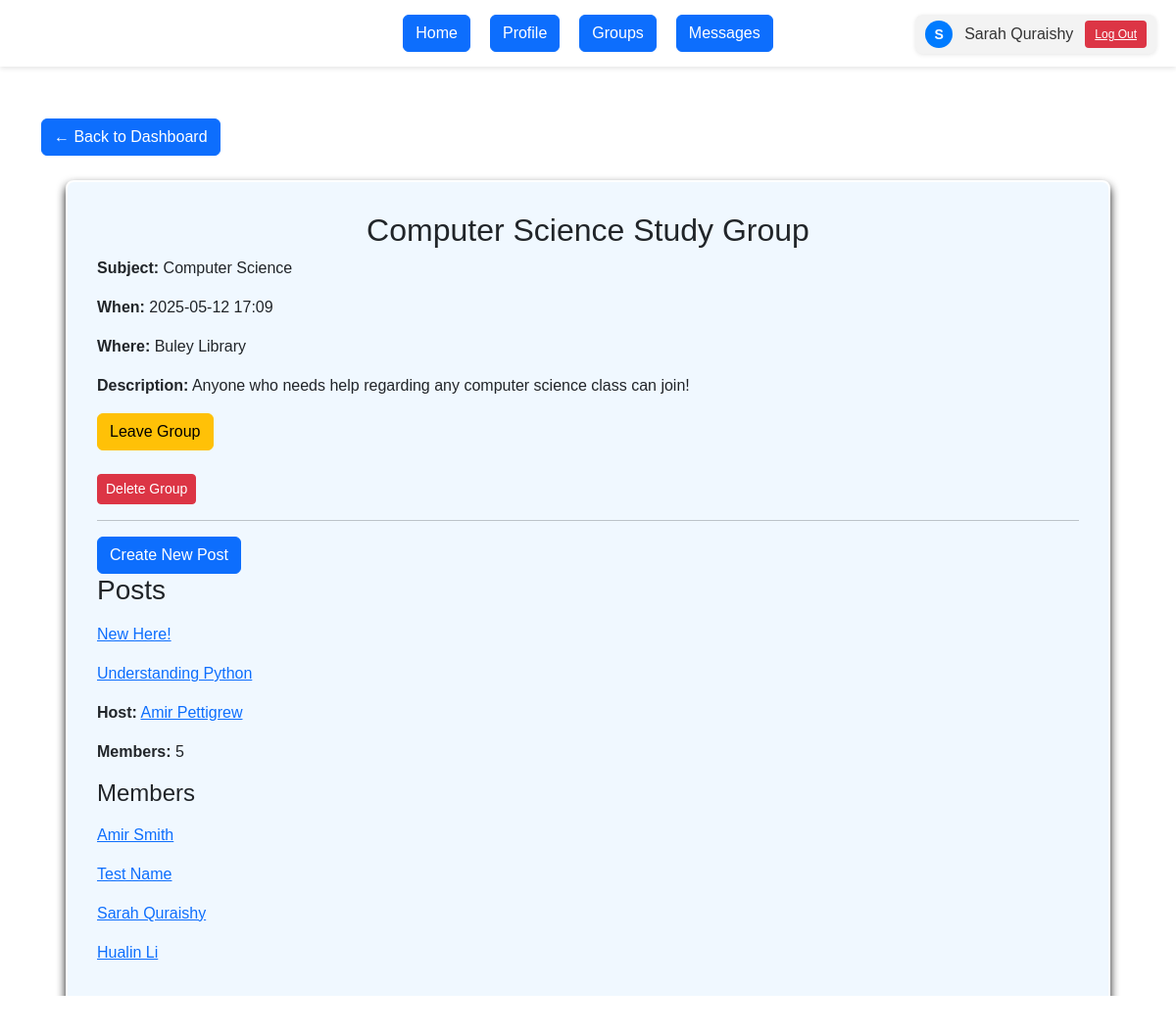
/groups/2 (signed in), run on the app's committed database.
### app/models/models.py (models this page shows)
class User(UserMixin, db.Model):
    __tablename__ = 'users'
    id = db.Column(db.Integer, primary_key=True)
    southern_email = db.Column(db.String(120), unique=True, nullable=False)
    name = db.Column(db.String(100), nullable=False)
    password_hash = db.Column(db.String(128), nullable=False)
    created_at = db.Column(db.DateTime, default=datetime.utcnow)
    groups = db.relationship('StudyGroup', backref='creator', lazy=True)
    memberships = db.relationship('Membership', backref='user', lazy=True)
    forums = db.relationship('Forum', backref='forum_creator', lazy=True)
    sent_messages = db.relationship('Message', foreign_keys='Message.sender_id', backref='sender', lazy=True)
    received_messages = db.relationship('Message', foreign_keys='Message.receiver_id', backref='receiver', lazy=True)
    thread_posts = db.relationship('ThreadMessage', foreign_keys='ThreadMessage.author_id', backref='author', lazy=True)

class StudyGroup(db.Model):
    __tablename__ = 'study_groups'
    id = db.Column(db.Integer, primary_key=True)
    subject = db.Column(db.String(50), nullable=False)
    meet_time = db.Column(db.DateTime, nullable=False)
    name = db.Column(db.String(100), nullable=False)
    description = db.Column(db.Text)
    location = db.Column(db.String(200), nullable=False)
    created_by_id = db.Column(db.Integer, db.ForeignKey('users.id'), nullable=False)
    created_at = db.Column(db.DateTime, default=datetime.utcnow)
    forums = db.relationship('Forum', backref='study_group', lazy=True, cascade='all, delete-orphan')
    memberships = db.relationship('Membership', backref='study_group', lazy=True, cascade='all, delete-orphan')

class Forum(db.Model):
    __tablename__ = 'forums'
    id = db.Column(db.Integer, primary_key=True)
    study_group_id = db.Column(db.Integer, db.ForeignKey('study_groups.id'), nullable=False)
    title = db.Column(db.String(150), nullable=False)
    created_by_id = db.Column(db.Integer, db.ForeignKey('users.id'), nullable=False)
    created_at = db.Column(db.DateTime, default=datetime.utcnow)
    messages = db.relationship('ThreadMessage', backref='thread', lazy=True, cascade='all, delete-orphan')

class Membership(db.Model):
    __tablename__ = 'memberships'
    id = db.Column(db.Integer, primary_key=True)
    user_id = db.Column(db.Integer, db.ForeignKey('users.id'), nullable=False)
    study_group_id = db.Column(db.Integer, db.ForeignKey('study_groups.id'), nullable=False)
    role = db.Column(db.String(50), default='member')
    joined_at = db.Column(db.DateTime, default=datetime.utcnow)

### app/routes/main.py (the view)
@main_bp.route('/groups/<int:group_id>')
@login_required
def view_group(group_id):
    group = StudyGroup.query.get_or_404(group_id)
    membership = Membership.query.filter_by(
        user_id=current_user.id,
        study_group_id=group.id
    ).first()
    is_member = membership is not None
    unread_count = Message.query.filter_by(receiver_id=current_user.id, is_read=False).count()
    return render_template('view_group.html',
                           group=group, is_member=is_member,
                           unread_count=unread_count)

### app/__init__.py (called while the page is built)
def create_app(config_object=DevelopmentConfig):
    app = Flask(__name__, instance_relative_config=True)
    app.config.from_object(config_object)
    db.init_app(app)
    login_manager.init_app(app)
    @login_manager.user_loader
    def load_user(user_id):
        from app.models.models import User
        return User.query.get(int(user_id))
    from app.routes.auth import auth_bp
    from app.routes.main import main_bp
    app.register_blueprint(auth_bp)
    app.register_blueprint(main_bp)
    from app.routes.threads import threads_bp
    app.register_blueprint(threads_bp)
    @app.route('/')
    def root():
        return redirect(url_for('auth.login'))
    with app.app_context():
        db.create_all()
    return app

### app/templates/view_group.html (shortened to what this page needs)
{% extends "base.html" %}
{% block content %}
<link rel="stylesheet" href="{{ url_for('static', filename='dashboard_styles.css') }}">
  <div class="page-header">
    <a href="{{ url_for('main.dashboard') }}" class="btn btn-primary">← Back to Dashboard</a>
  </div>
  <div class="group-layout" style="padding: 30px; max-height: 1000px; overflow-y: auto; margin: 25px; border: 2px solid rgb(255, 255, 255); border-radius: 8px; background-color: aliceblue; box-shadow: #111 0px 5px 10px;">
    <section class="group-main">
      <h2>{{ group.name }}</h2>
      <div class="group_details">
        <p><strong>Subject:</strong> {{ group.subject }}</p>
        <p><strong>When:</strong> {{ group.meet_time.strftime('%Y-%m-%d %H:%M') }}</p>
        <p><strong>Where:</strong> {{ group.location }}</p>
        <p><strong>Description:</strong> {{ group.description }}</p>
      </div>
      <div class="group-actions">
        {% if is_member %}
          <form method="POST" action="{{ url_for('main.leave_group', group_id=group.id) }}">
            <button class="btn btn-warning">Leave Group</button>
          </form>
          <br>
          <form method="POST" action="{{ url_for('main.delete_group', group_id=group.id) }}">
            <button type="submit" class="btn btn-danger btn-sm">Delete Group</button>
          </form>
        {% else %}
          <form method="POST" action="{{ url_for('main.join_group', group_id=group.id) }}">
            <button class="btn btn-success">Join Group</button>
          </form>
        {% endif %}
      </div>
      {% if is_member %}
        <hr>
        <div class="forum-section">
          <a href="{{ url_for('threads.new_thread', group_id=group.id) }}">
            <button class="btn btn-primary">Create New Post</button>
          </a>
          <h3>Posts</h3>
          {% if group.forums %}
            <p class="post-list">
              {% for thread in group.forums %}
                <p>
                  <a href="{{ url_for('threads.view_thread', group_id=group.id, thread_id=thread.id) }}" class="post-pnk">
                    {{ thread.title }}
                  </a>
                </p>
              {% endfor %}
            </p>
          {% else %}
            <p class="muted">No posts yet.</p>
          {% endif %}
        </div>
      {% else %}
        <p class="muted"><em>Join this group to view and start posts.</em></p>
      {% endif %}
    </section>
    <aside class="group-sidebar">
      <p><strong>Host:</strong>
        <a href="{{ url_for('main.profile_view', user_id=group.creator.id, group_id=group.id) }}">
          {{ group.creator.name }}
        </a>
      </p>
      <p><strong>Members:</strong> {{ group.memberships|length }}</p>
      <h4>Members</h4>
      <p class="member-list">
        {% for m in group.memberships %}
          {% if m.user.id != group.creator.id %}
            <p>
              <a href="{{ url_for('main.profile_view', user_id=m.user.id, group_id=group.id) }}">
                {{ m.user.name }}
              </a>
            </p>
          {% endif %}
        {% endfor %}
      </p>
    </aside>
  </div>
{% endblock %}

### app/templates/base.html (shortened to what this page needs)
<!DOCTYPE html>
<html lang="en">
<head>
  <link rel="stylesheet" href="{{ url_for('static', filename='base_styles.css') }}">
  <link rel="stylesheet" href="{{ url_for('static', filename='bootstrap.css') }}">
</head>
<body>
  {% if current_user.is_authenticated %}
    <div class="user-area">
      <a href="{{ url_for('main.profile') }}" class="user-info" style="text-decoration: none;">
        <div class="user-avatar">
          {{ current_user.name[0]|upper }}
        </div>
        <span>{{ current_user.name }}</span>
      </a>
      <a href="{{ url_for('auth.logout') }}" class="logout-button">Log Out</a>
    </div>
    <div class="menu">
      <a href="{{ url_for('main.dashboard') }}"><type="button" class="btn btn-primary"> Home</button></a>
      <a href="{{ url_for('main.profile') }}"><type="button" class="btn btn-primary"> Profile </button></a>
      <a href="{{ url_for('main.view_my_groups') }}"><type="button" class="btn btn-primary"> Groups </button></a>
      <a href="{{ url_for('auth.message') }}"><type="button" class="btn btn-primary">
        Messages
      </button></a>
    </div>
  {% endif %}
  <div class="container">
    {% block content %}{% endblock %}
  </div>
</body>
</html>

### app/static/base_styles.css (style rules this page uses)
body { display: flex; flex-direction: column; align-items: center; font-family: sans-serif; margin: 0; padding: 20px; background-color: #007bff; }
.menu { width: 100%; text-align: center; margin-bottom: 20px; }
.user-area { position: absolute; top: 15px; right: 20px; display: flex; align-items: center; gap: 12px; background-color: #f3f3f3; padding: 6px 10px; border-radius: 8px; box-shadow: 0 1px 4px rgba(0,0,0,0.1); }
.user-info { display: flex; align-items: center; gap: 6px; text-decoration: none; color: #333; }
.user-avatar { width: 28px; height: 28px; background-color: #007bff; color: white; border-radius: 50%; text-align: center; line-height: 28px; font-size: 14px; font-weight: bold; }
.logout-button { background-color: #dc3545; color: white; border: none; padding: 5px 10px; border-radius: 4px; font-size: 12px; cursor: pointer; transition: background-color 0.2s ease; display: inline-block; }

### app/static/dashboard_styles.css (style rules this page uses)
body { display: flex; flex-direction: column; align-items: center; font-family: sans-serif; margin: 0; padding: 0px; }
.menu { width: 100%; text-align: center; margin-bottom: 20px; }
h2 { text-align: center; }
.user-info { display: flex; align-items: center; gap: 6px; text-decoration: none; color: #333; }
.user-avatar { width: 28px; height: 28px; background-color: #007bff; color: white; border-radius: 50%; text-align: center; line-height: 28px; font-size: 14px; font-weight: bold; }
.user-area { position: absolute; top: 15px; right: 20px; display: flex; align-items: center; gap: 12px; background-color: #f3f3f3; padding: 6px 10px; border-radius: 8px; box-shadow: 0 1px 4px rgba(0,0,0,0.1); }
.logout-button { background-color: #dc3545; color: white; border: none; padding: 5px 10px; border-radius: 4px; font-size: 12px; cursor: pointer; transition: background-color 0.2s ease; display: inline-block; }
body::before { content: ""; position: fixed; top: 0; left: 0; width: 100%; height: 100%; background-image: url('scsu.svg'); background-size: cover; background-repeat: no-repeat; opacity: 0.4; z-index: -1; pointer-events: none; }
.user-info { display: flex; align-items: center; text-decoration: none; color: #333; }
.user-avatar { width: 28px; height: 28px; background-color: #007bff; color: white; border-radius: 50%; text-align: center; line-height: 28px; font-weight: bold; margin-right: 6px; }
.logout-button { background-color: #dc3545; color: white; border: none; padding: 5px 10px; border-radius: 4px; font-size: 12px; cursor: pointer; transition: background-color 0.2s ease; }
.menu { display: flex; justify-content: center; gap: 20px; background-color: #fff; padding: 15px; box-shadow: 0 2px 5px rgba(0, 0, 0, 0.1); }
.group_details { margin-left: auto; margin-right: auto; }

### data on the page
User: name "S", name "Sarah Quraishy"
StudyGroup: name "Computer Science Study Group", subject "Computer Science", meet_time "2025-05-12 17:09", location "Buley Library", description "Anyone who needs help regarding any computer science class can join!"
Forum: title "New Here!"
Forum: title "Understanding Python"
User: creator.name "Amir Pettigrew"
Membership: user.name "Amir Smith"
Membership: user.name "Test Name"
Membership: user.name "Sarah Quraishy"
Membership: user.name "Hualin Li"

### other printed values
{{ group.memberships|length }} "5"
